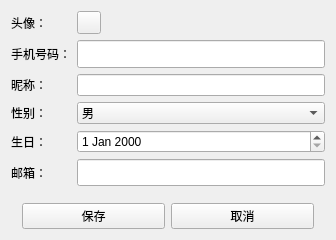
<?xml version="1.0" encoding="UTF-8"?>
<ui version="4.0">
 <class>EditMyInfoDlg</class>
 <widget class="QWidget" name="EditMyInfoDlg">
  <property name="geometry">
   <rect>
    <x>0</x>
    <y>0</y>
    <width>336</width>
    <height>240</height>
   </rect>
  </property>
  <property name="windowTitle">
   <string>编辑</string>
  </property>
  <layout class="QFormLayout" name="formLayout">
   <item row="0" column="0">
    <widget class="QLabel" name="label">
     <property name="text">
      <string>头像：</string>
     </property>
    </widget>
   </item>
   <item row="0" column="1">
    <widget class="QToolButton" name="photoBtn"/>
   </item>
   <item row="2" column="0">
    <widget class="QLabel" name="label_4">
     <property name="text">
      <string>昵称：</string>
     </property>
    </widget>
   </item>
   <item row="4" column="0">
    <widget class="QLabel" name="label_5">
     <property name="text">
      <string>生日：</string>
     </property>
    </widget>
   </item>
   <item row="4" column="1">
    <widget class="QDateEdit" name="birth"/>
   </item>
   <item row="6" column="0">
    <widget class="QLabel" name="label_7">
     <property name="text">
      <string>邮箱：</string>
     </property>
    </widget>
   </item>
   <item row="6" column="1">
    <widget class="QLineEdit" name="email">
     <property name="sizePolicy">
      <sizepolicy hsizetype="Expanding" vsizetype="Expanding">
       <horstretch>0</horstretch>
       <verstretch>0</verstretch>
      </sizepolicy>
     </property>
     <property name="maxLength">
      <number>256</number>
     </property>
    </widget>
   </item>
   <item row="7" column="0" colspan="2">
    <widget class="QWidget" name="widget" native="true">
     <layout class="QHBoxLayout" name="horizontalLayout">
      <property name="bottomMargin">
       <number>0</number>
      </property>
      <item>
       <widget class="QPushButton" name="saveBtn">
        <property name="text">
         <string>保存</string>
        </property>
       </widget>
      </item>
      <item>
       <widget class="QPushButton" name="cancelBtn">
        <property name="text">
         <string>取消</string>
        </property>
       </widget>
      </item>
     </layout>
    </widget>
   </item>
   <item row="3" column="0">
    <widget class="QLabel" name="label_2">
     <property name="text">
      <string>性别：</string>
     </property>
    </widget>
   </item>
   <item row="3" column="1">
    <widget class="QComboBox" name="gender">
     <item>
      <property name="text">
       <string>男</string>
      </property>
     </item>
     <item>
      <property name="text">
       <string>女</string>
      </property>
     </item>
    </widget>
   </item>
   <item row="2" column="1">
    <widget class="QLineEdit" name="nickname">
     <property name="maxLength">
      <number>64</number>
     </property>
    </widget>
   </item>
   <item row="1" column="0">
    <widget class="QLabel" name="label_6">
     <property name="text">
      <string>手机号码：</string>
     </property>
    </widget>
   </item>
   <item row="1" column="1">
    <widget class="QLineEdit" name="phone">
     <property name="sizePolicy">
      <sizepolicy hsizetype="Expanding" vsizetype="Expanding">
       <horstretch>0</horstretch>
       <verstretch>0</verstretch>
      </sizepolicy>
     </property>
     <property name="readOnly">
      <bool>true</bool>
     </property>
    </widget>
   </item>
  </layout>
 </widget>
 <layoutdefault spacing="6" margin="11"/>
 <tabstops>
  <tabstop>photoBtn</tabstop>
  <tabstop>phone</tabstop>
  <tabstop>nickname</tabstop>
  <tabstop>gender</tabstop>
  <tabstop>birth</tabstop>
  <tabstop>email</tabstop>
  <tabstop>saveBtn</tabstop>
  <tabstop>cancelBtn</tabstop>
 </tabstops>
 <resources/>
 <connections/>
</ui>
